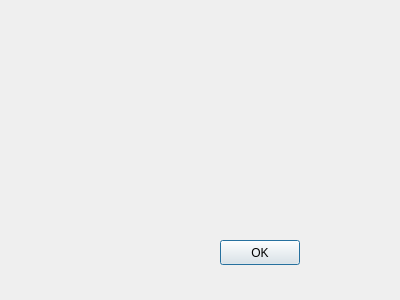
<?xml version="1.0" encoding="UTF-8"?>
<ui version="4.0">
 <class>prompter</class>
 <widget class="QDialog" name="prompter">
  <property name="geometry">
   <rect>
    <x>0</x>
    <y>0</y>
    <width>400</width>
    <height>300</height>
   </rect>
  </property>
  <property name="windowTitle">
   <string>Dialog</string>
  </property>
  <widget class="QPushButton" name="pushButton">
   <property name="geometry">
    <rect>
     <x>220</x>
     <y>240</y>
     <width>80</width>
     <height>25</height>
    </rect>
   </property>
   <property name="text">
    <string>OK</string>
   </property>
  </widget>
 </widget>
 <resources/>
 <connections/>
</ui>
